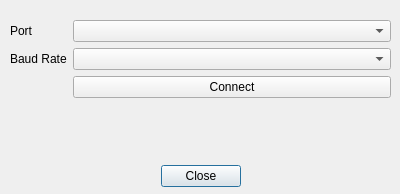
<?xml version="1.0" encoding="UTF-8"?>
<ui version="4.0">
 <class>Dialog</class>
 <widget class="QDialog" name="Dialog">
  <property name="geometry">
   <rect>
    <x>0</x>
    <y>0</y>
    <width>400</width>
    <height>194</height>
   </rect>
  </property>
  <property name="windowTitle">
   <string>Dialog</string>
  </property>
  <widget class="QDialogButtonBox" name="buttonBox">
   <property name="geometry">
    <rect>
     <x>30</x>
     <y>160</y>
     <width>341</width>
     <height>33</height>
    </rect>
   </property>
   <property name="orientation">
    <enum>Qt::Horizontal</enum>
   </property>
   <property name="standardButtons">
    <set>QDialogButtonBox::Close</set>
   </property>
   <property name="centerButtons">
    <bool>true</bool>
   </property>
  </widget>
  <widget class="QWidget" name="formLayoutWidget">
   <property name="geometry">
    <rect>
     <x>10</x>
     <y>20</y>
     <width>381</width>
     <height>121</height>
    </rect>
   </property>
   <layout class="QFormLayout" name="formLayout">
    <item row="0" column="0">
     <widget class="QLabel" name="label">
      <property name="text">
       <string>Port</string>
      </property>
      <property name="scaledContents">
       <bool>false</bool>
      </property>
     </widget>
    </item>
    <item row="0" column="1">
     <widget class="QComboBox" name="portComboBox"/>
    </item>
    <item row="1" column="0">
     <widget class="QLabel" name="label_2">
      <property name="text">
       <string>Baud Rate</string>
      </property>
     </widget>
    </item>
    <item row="1" column="1">
     <widget class="QComboBox" name="baudComboBox"/>
    </item>
    <item row="2" column="1">
     <widget class="QPushButton" name="connectButton">
      <property name="text">
       <string>Connect</string>
      </property>
     </widget>
    </item>
   </layout>
  </widget>
 </widget>
 <resources/>
 <connections>
  <connection>
   <sender>buttonBox</sender>
   <signal>accepted()</signal>
   <receiver>Dialog</receiver>
   <slot>accept()</slot>
   <hints>
    <hint type="sourcelabel">
     <x>248</x>
     <y>254</y>
    </hint>
    <hint type="destinationlabel">
     <x>157</x>
     <y>274</y>
    </hint>
   </hints>
  </connection>
  <connection>
   <sender>buttonBox</sender>
   <signal>rejected()</signal>
   <receiver>Dialog</receiver>
   <slot>reject()</slot>
   <hints>
    <hint type="sourcelabel">
     <x>316</x>
     <y>260</y>
    </hint>
    <hint type="destinationlabel">
     <x>286</x>
     <y>274</y>
    </hint>
   </hints>
  </connection>
 </connections>
</ui>
